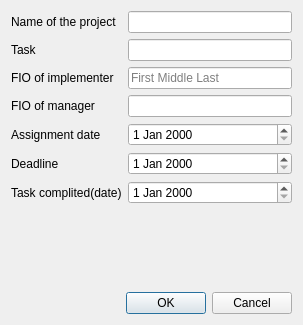
<?xml version="1.0" encoding="UTF-8"?>
<ui version="4.0">
 <class>AddTaskDialog</class>
 <widget class="QDialog" name="AddTaskDialog">
  <property name="windowModality">
   <enum>Qt::ApplicationModal</enum>
  </property>
  <property name="geometry">
   <rect>
    <x>0</x>
    <y>0</y>
    <width>303</width>
    <height>325</height>
   </rect>
  </property>
  <property name="windowTitle">
   <string>Add Task</string>
  </property>
  <property name="modal">
   <bool>true</bool>
  </property>
  <layout class="QGridLayout" name="gridLayout">
   <item row="0" column="0">
    <layout class="QFormLayout" name="formLayout">
     <item row="0" column="0">
      <widget class="QLabel" name="label">
       <property name="text">
        <string>Name of the project</string>
       </property>
      </widget>
     </item>
     <item row="0" column="1">
      <widget class="QLineEdit" name="Name"/>
     </item>
     <item row="1" column="0">
      <widget class="QLabel" name="label_2">
       <property name="text">
        <string>Task</string>
       </property>
      </widget>
     </item>
     <item row="1" column="1">
      <widget class="QLineEdit" name="Task"/>
     </item>
     <item row="2" column="0">
      <widget class="QLabel" name="label_3">
       <property name="text">
        <string>FIO of implementer</string>
       </property>
      </widget>
     </item>
     <item row="2" column="1">
      <widget class="QLineEdit" name="FIOImplem">
       <property name="placeholderText">
        <string>First Middle Last</string>
       </property>
      </widget>
     </item>
     <item row="3" column="0">
      <widget class="QLabel" name="label_4">
       <property name="text">
        <string>FIO of manager</string>
       </property>
      </widget>
     </item>
     <item row="3" column="1">
      <widget class="QLineEdit" name="FIOManeger"/>
     </item>
     <item row="4" column="1">
      <widget class="QDateEdit" name="DateAssig"/>
     </item>
     <item row="5" column="0">
      <widget class="QLabel" name="label_6">
       <property name="layoutDirection">
        <enum>Qt::LeftToRight</enum>
       </property>
       <property name="text">
        <string>Deadline</string>
       </property>
      </widget>
     </item>
     <item row="5" column="1">
      <widget class="QDateEdit" name="DateDeadline"/>
     </item>
     <item row="6" column="0">
      <widget class="QLabel" name="label_7">
       <property name="text">
        <string>Task complited(date)</string>
       </property>
      </widget>
     </item>
     <item row="6" column="1">
      <widget class="QDateEdit" name="DateTaskCompl"/>
     </item>
     <item row="4" column="0">
      <widget class="QLabel" name="label_5">
       <property name="text">
        <string>Assignment date</string>
       </property>
      </widget>
     </item>
    </layout>
   </item>
   <item row="1" column="0">
    <widget class="QDialogButtonBox" name="buttonBox">
     <property name="orientation">
      <enum>Qt::Horizontal</enum>
     </property>
     <property name="standardButtons">
      <set>QDialogButtonBox::Cancel|QDialogButtonBox::Ok</set>
     </property>
    </widget>
   </item>
  </layout>
 </widget>
 <resources/>
 <connections>
  <connection>
   <sender>buttonBox</sender>
   <signal>accepted()</signal>
   <receiver>AddTaskDialog</receiver>
   <slot>accept()</slot>
   <hints>
    <hint type="sourcelabel">
     <x>142</x>
     <y>294</y>
    </hint>
    <hint type="destinationlabel">
     <x>125</x>
     <y>269</y>
    </hint>
   </hints>
  </connection>
  <connection>
   <sender>buttonBox</sender>
   <signal>rejected()</signal>
   <receiver>AddTaskDialog</receiver>
   <slot>reject()</slot>
   <hints>
    <hint type="sourcelabel">
     <x>227</x>
     <y>295</y>
    </hint>
    <hint type="destinationlabel">
     <x>209</x>
     <y>257</y>
    </hint>
   </hints>
  </connection>
 </connections>
</ui>
